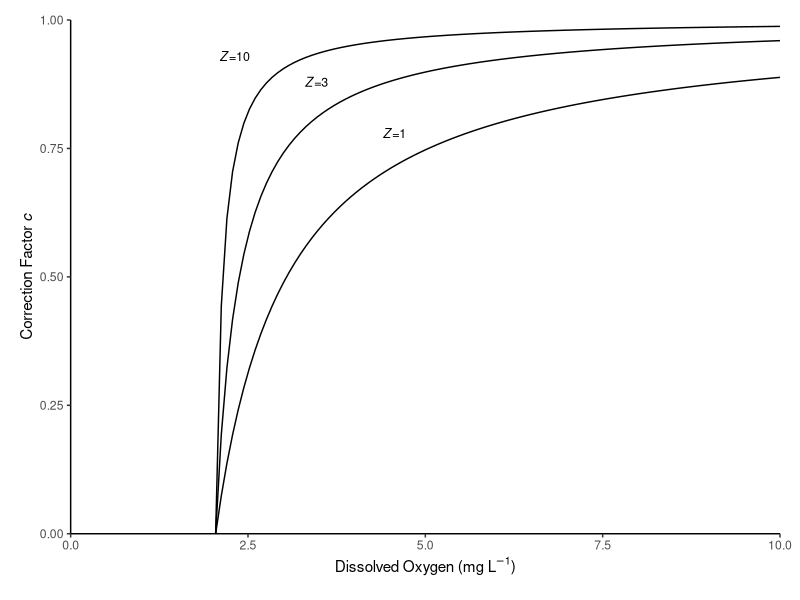
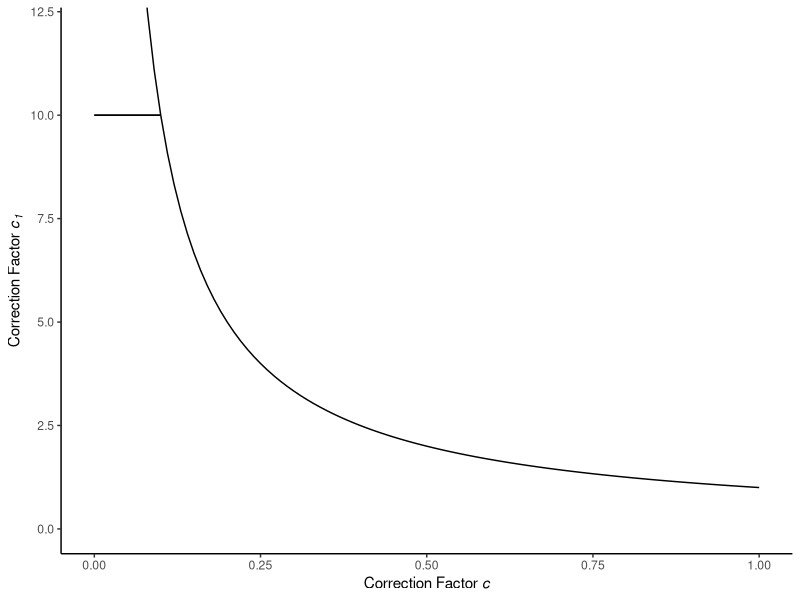
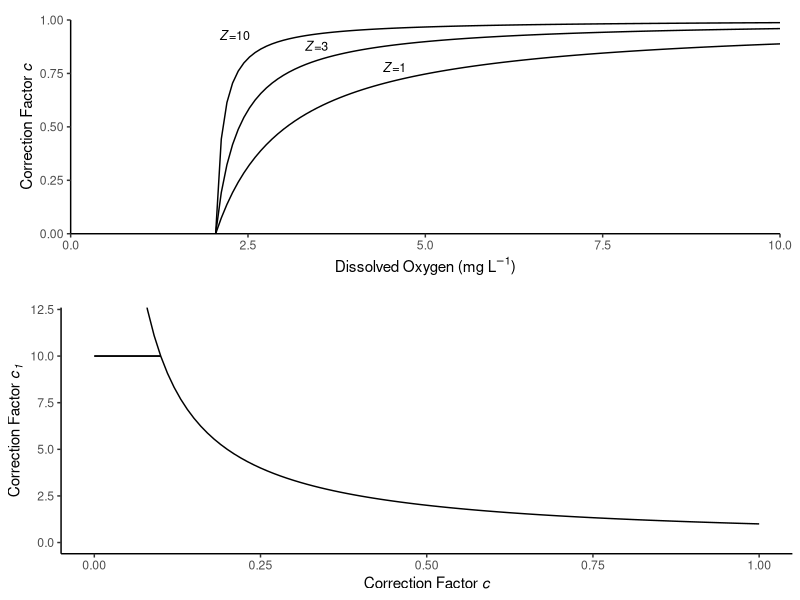

Here is the R script that generated these plots, in order:
#plotting the correction factors for Ch 4

library(ggplot2)
library(grid)
library(gridExtra)

my_equation1<-function(x){(1*(x-2.044))/(1+(1*(x-2.044)))}
my_equation2<-function(x){(3*(x-2.044))/(1+(3*(x-2.044)))}
my_equation3<-function(x){(10*(x-2.044))/(1+(10*(x-2.044)))}

cplot<-ggplot(data.frame(x=c(0,10)),aes(x=x))+
  stat_function(fun=my_equation1,xlim=c(2.044,10))+
  stat_function(fun=my_equation2,xlim=c(2.044,10))+
  stat_function(fun=my_equation3,xlim=c(2.044,10))+
  coord_cartesian(xlim=c(0,10),ylim=c(0,1))+
  annotation_custom(grobTree(textGrob(expression(paste(italic("Z"),"=1")),x=0.44,y=0.78,hjust=0,gp=gpar(col="black",fontsize=9))))+
  annotation_custom(grobTree(textGrob(expression(paste(italic("Z"),"=3")),x=0.33,y=0.88,hjust=0,gp=gpar(col="black",fontsize=9))))+
  annotation_custom(grobTree(textGrob(expression(paste(italic("Z"),"=10")),x=0.21,y=0.93,hjust=0,gp=gpar(col="black",fontsize=9))))+
  labs(x=expression(paste("Dissolved Oxygen (mg L"^-1,")")),y=expression(paste("Correction Factor ",italic("c"))))+
  scale_x_continuous(expand=c(0,0))+
  scale_y_continuous(expand=c(0,0))+
  theme_classic()+
  theme(plot.margin=unit(c(0.2,0.2,0.2,0.2),"inches"))
print(cplot)

my_equation4<-function(x){1/(x+0.0001)}

c1plot<-ggplot(data.frame(x=c(0,1)),aes(x=x))+
  stat_function(fun=my_equation4)+
  coord_cartesian(ylim=c(0,12))+
  labs(x=expression(paste("Correction Factor ",italic("c"))),y=expression(paste("Correction Factor ",italic("c"["1"]))))+
  theme(axis.title.y=element_text(angle=90))+
  geom_segment(aes(x=0,y=10,xend=0.1,yend=10))+
  theme_classic()
print(c1plot)

grid.arrange(cplot,c1plot,ncol=1)

#calculating values of yVA, mu_emb, and mu_lar with K=1.315
my_equation5<-function(x){1-exp(-1.315*(x-2.044))}
#yVA
c7.7<-my_equation5(7.7)*.3646
c4.2<-my_equation5(4.2)*.3646
c3.1<-my_equation5(3.1)*.3646
c2.7<-my_equation5(2.7)*.3646

#mu_emb
c1.7.7<-my_equation4(c7.7)*.06393
c1.4.2<-my_equation4(c4.2)*.06393
c1.3.1<-my_equation4(c3.1)*.06393
c1.2.7<-my_equation4(c2.7)*.06393

#mu_lar
c2.7.7<-my_equation4(c7.7)*.0294
c2.4.2<-my_equation4(c4.2)*.0294
c2.3.1<-my_equation4(c3.1)*.0294
c2.2.7<-my_equation4(c2.7)*.0294

#Lower limit of 95% CI
my_equation5<-function(x){1-exp(-1.196*(x-2.044))}
c7.7<-my_equation5(7.7)*.3646
c4.2<-my_equation5(4.2)*.3646
c3.1<-my_equation5(3.1)*.3646
c2.7<-my_equation5(2.7)*.3646

c1.7.7<-my_equation4(c7.7)*.06393
c1.4.2<-my_equation4(c4.2)*.06393
c1.3.1<-my_equation4(c3.1)*.06393
c1.2.7<-my_equation4(c2.7)*.06393

c2.7.7<-my_equation4(c7.7)*.0294
c2.4.2<-my_equation4(c4.2)*.0294
c2.3.1<-my_equation4(c3.1)*.0294
c2.2.7<-my_equation4(c2.7)*.0294

#Upper limit of 95% CI
my_equation5<-function(x){1-exp(-1.756*(x-2.044))}
c7.7<-my_equation5(7.7)*.3646
c4.2<-my_equation5(4.2)*.3646
c3.1<-my_equation5(3.1)*.3646
c2.7<-my_equation5(2.7)*.3646

c1.7.7<-my_equation4(c7.7)*.06393
c1.4.2<-my_equation4(c4.2)*.06393
c1.3.1<-my_equation4(c3.1)*.06393
c1.2.7<-my_equation4(c2.7)*.06393

c2.7.7<-my_equation4(c7.7)*.0294
c2.4.2<-my_equation4(c4.2)*.0294
c2.3.1<-my_equation4(c3.1)*.0294
c2.2.7<-my_equation4(c2.7)*.0294
